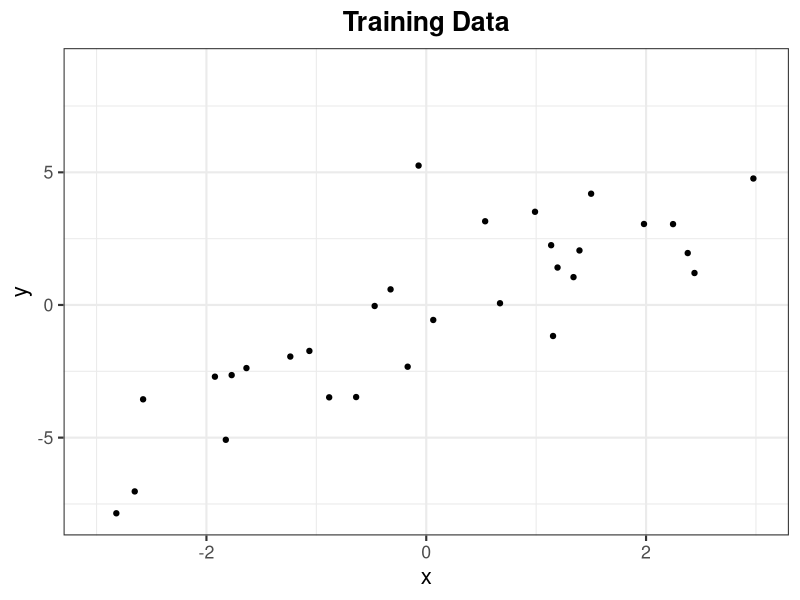
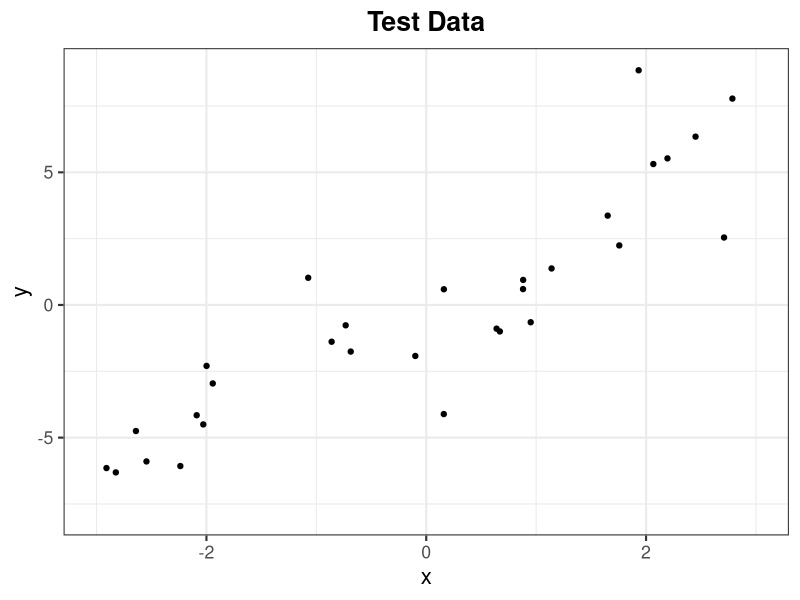

Write the R code that produced these figures, in order.
## ---- chunk 1
library(ggplot2)
# generate data
set.seed(302)
n <- 30
x <- sort(runif(n, -3, 3))
y <- 2*x + 2*rnorm(n)
x_test <- sort(runif(n, -3, 3))
y_test <- 2*x_test + 2*rnorm(n)
df_train <- data.frame("x" = x, "y" = y)
df_test <- data.frame("x" = x_test, "y" = y_test)

# store a theme
my_theme <- theme_bw(base_size = 16) + 
  theme(plot.title = element_text(hjust = 0.5, face = "bold"),
        plot.subtitle = element_text(hjust = 0.5))

# generate plots
g_train <- ggplot(df_train, aes(x = x, y = y)) + geom_point() +
  xlim(-3, 3) + ylim(min(y, y_test), max(y, y_test)) + 
  labs(title = "Training Data") + my_theme
g_test <- ggplot(df_test, aes(x = x, y = y)) + geom_point() +
  xlim(-3, 3) + ylim(min(y, y_test), max(y, y_test)) + 
  labs(title = "Test Data") + my_theme
g_train
g_test
## ---- chunk 2
library(palmerpenguins)
data(package = "palmerpenguins")
